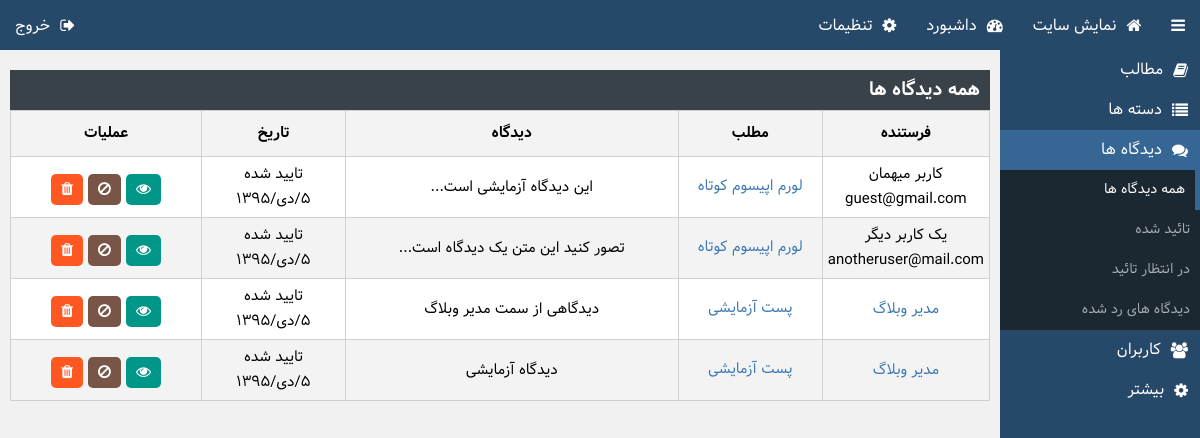
Page /acp/comments.php (signed in) on the earlier database version.
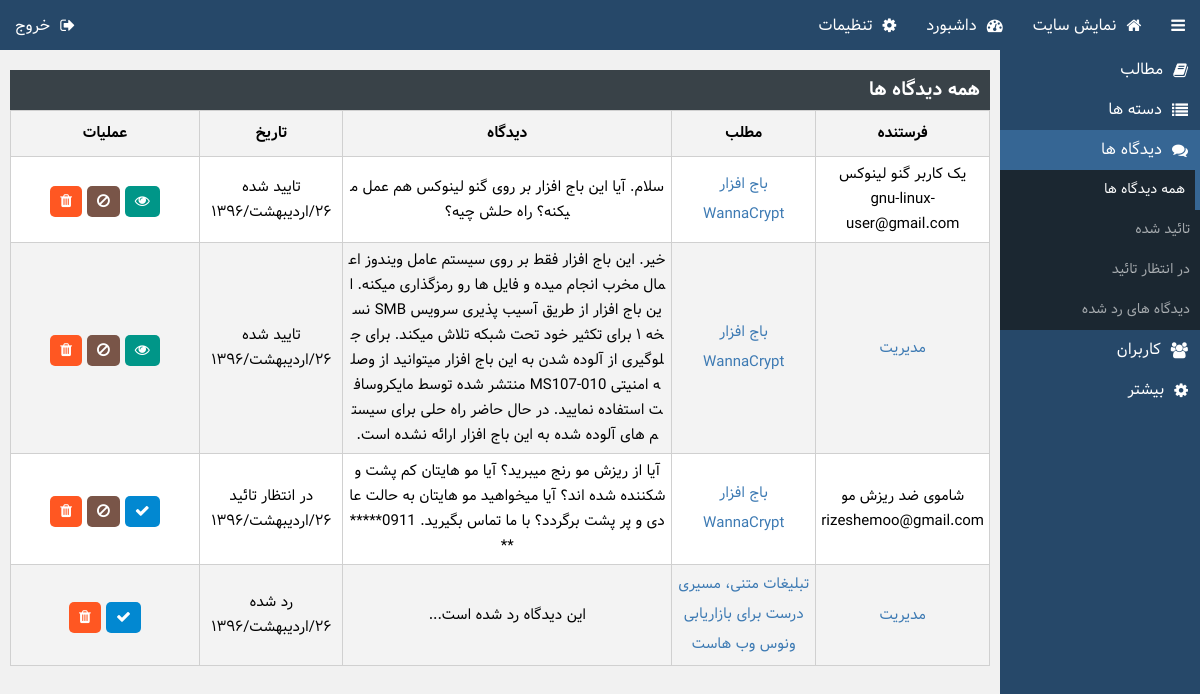
Same page on the later database version.
### tables this page shows
CREATE TABLE `COMMENTS` (
  `ID` int(10) UNSIGNED NOT NULL,
  `TYPE` tinyint(3) UNSIGNED NOT NULL DEFAULT '2',
  `SENDER` int(10) UNSIGNED NOT NULL DEFAULT '0',
  `POST` int(10) UNSIGNED NOT NULL,
  `NAME` varchar(50) NOT NULL,
  `EMAIL` varchar(60) NOT NULL,
  `WEB` varchar(60) NOT NULL,
  `TXT` text NOT NULL,
  `TIME` int(11) NOT NULL
);

CREATE TABLE `POSTS` (
  `ID` int(11) UNSIGNED NOT NULL,
  `TYPE` tinyint(1) UNSIGNED ZEROFILL NOT NULL,
  `AUTHOR` int(11) NOT NULL,
  `TITLE` varchar(255) NOT NULL,
  `URL` varchar(255) NOT NULL,
  `STEXT` text NOT NULL,
  `FTEXT` text NOT NULL,
  `CAT` int(10) UNSIGNED NOT NULL DEFAULT '0',
  `TIME` int(11) UNSIGNED NOT NULL,
  `TAGS` text NOT NULL
);

CREATE TABLE `USERS` (
  `ID` int(11) UNSIGNED NOT NULL,
  `USER` varchar(24) NOT NULL,
  `NAME` varchar(24) NOT NULL,
  `PASS` char(32) NOT NULL,
  `EMAIL` varchar(60) NOT NULL,
  `WEB` varchar(60) NOT NULL,
  `GRP` tinyint(1) UNSIGNED ZEROFILL NOT NULL DEFAULT '1'
);

### includes/functions.php (called while the page is built, shortened)
<?php
	require_once('config.php');
	require_once("PersianCalendar.php");
	$SQL = new mysqli($CONF['remoteurl'],$CONF['dbuser'],$CONF['dbpass'],$CONF['dbname']);
	$SQL->set_charset("utf8");
	function scape($str)
	{
		global $SQL;
		return $SQL->real_escape_string($str);
	}
 ?>

### includes/PersianCalendar.php (called while the page is built, shortened)
<?php
function mds_date($format, $when="now", $persianNumber = 1)
{
	$TZhours=0;
	$TZminute=0;
	$result="";
	if($when=="now"){
		$year=date("Y");
		$month=date("m");
		$day=date("d");
		list( $Dyear, $Dmonth, $Dday ) = gregorian_to_mds($year, $month, $day);
		$when=mktime(date("H")+$TZhours,date("i")+$TZminute,date("s"),date("m"),date("d"),date("Y"));
	}else{
		$when+=$TZhours*3600+$TZminute*60;
		$date=date("Y-m-d",$when);
		list( $year, $month, $day ) = preg_split ( '/-/', $date );
		list( $Dyear, $Dmonth, $Dday ) = gregorian_to_mds($year, $month, $day);
		}
	$need= $when;
	$year=date("Y",$need);
	$month=date("m",$need);
	$day=date("d",$need);
	$i=0;
	$subtypetemp="";
	list( $Dyear, $Dmonth, $Dday ) = gregorian_to_mds($year, $month, $day);
	while($i<strlen($format))
	{
		$subtype=substr($format,$i,1);
		switch ($subtype)
		{
			case"F":
				$result.=monthname($Dmonth);
				break;
			case "j":
				$result1=$Dday;
				if($persianNumber==1) $result.=Convertnumber2farsi($result1);
				else $result.=$result1;
				break;
			case "Y":
				$result1=$Dyear;
				if($persianNumber==1) $result.=Convertnumber2farsi($result1);
				else $result.=$result1;
				break;
			default:
				$result.=$subtype;
		}
		$subtypetemp=substr($format,$i,1);
	$i++;
	}
	return $result;
}
function monthname($month)
{
	switch ($month) {
		case '02':
			return 'اردیبهشت';
			break;
		case '10':
			return 'دی';
			break;
	}
}
function Convertnumber2farsi($string)
{
	$num = array('۰','۱','۲','۳','۴','۵','۶','۷','۸','۹');
	$stringtemp="";
	$len=strlen($string);
	for($sub=0;$sub<$len;$sub++)
	{
		if( substr($string,$sub,1)>=0 AND substr($string,$sub,1)<=9 )
			$stringtemp.= $num[substr($string,$sub,1)];
		else
			$stringtemp.= substr($string,$sub,1);
	}
	return $stringtemp;
}
function div($a,$b)
{
    return (int) ($a / $b);
}
function gregorian_to_mds ($g_y, $g_m, $g_d)
{
    $g_days_in_month = array(31, 28, 31, 30, 31, 30, 31, 31, 30, 31, 30, 31);
    $m_days_in_month = array(31, 31, 31, 31, 31, 31, 30, 30, 30, 30, 30, 29);
   $gy = $g_y-1600;
   $gm = $g_m-1;
   $gd = $g_d-1;
   $g_day_no = 365*$gy+div($gy+3,4)-div($gy+99,100)+div($gy+399,400);
   for ($i=0; $i < $gm; ++$i)
      $g_day_no += $g_days_in_month[$i];
   if ($gm>1 && (($gy%4==0 && $gy%100!=0) || ($gy%400==0)))
      $g_day_no++;
   $g_day_no += $gd;
   $m_day_no = $g_day_no-79;
   $j_np = div($m_day_no, 12053);
   $m_day_no = $m_day_no % 12053;
   $jy = 979+33*$j_np+4*div($m_day_no,1461);
   $m_day_no %= 1461;
   if ($m_day_no >= 366) {
      $jy += div($m_day_no-1, 365);
      $m_day_no = ($m_day_no-1)%365;
   }
   for ($i = 0; $i < 11 && $m_day_no >= $m_days_in_month[$i]; ++$i)
      $m_day_no -= $m_days_in_month[$i];
   $jm = $i+1;
   $jd = $m_day_no+1;
   return array($jy, $jm, $jd);
}
?>

### acp/comments.php (the view, shortened to what this page needs)
<?php
	require_once('../includes/functions.php');
	if( !isset($_POST['A']) AND !isset($_GET['A']) )
		require_once('header.php');
	$TYP = Array(
		'رد شده',
		'تایید شده',
		'در انتظار تائید');
	if ( isset($_GET['Q']) )
	{
		switch ($_GET['Q']) {
			case 'rejected':
			$TYPE = ' AND C.TYPE=0 ';
			$TITLE = 'دیدگاه های رد شده';
			break;
			case 'accepted':
				$TYPE = ' AND C.TYPE=1 ';
				$TITLE = 'دیدگاه های تایید شده';
				break;
			case 'wait':
				$TYPE = ' AND C.TYPE=2 ';
				$TITLE = 'دیدگاه های در انتظار تایید';
				break;
			default:
				$TYPE = '';
				$TITLE = 'همه دیدگاه ها';
				break;
		}
	}
	else
	{
		$TYPE = '';
		$TITLE = 'همه دیدگاه ها';
	}
	$COMMENTS = $SQL->query("SELECT C.ID,C.TYPE,C.SENDER,C.POST,C.NAME,C.EMAIL,C.TXT,C.TIME,U.NAME as UNAME,P.TITLE FROM COMMENTS AS C, USERS AS U, POSTS AS P WHERE C.SENDER=U.ID AND C.POST=P.ID".scape($TYPE));
	if( $COMMENTS!==FALSE )
	{
		echo '<div class="table"><h3>'.$TITLE.'</h3>';
		if ( $COMMENTS->num_rows>0 )
		{
			echo '<table>
					<tr>
						<th width="15%">فرستنده</th>
						<th width="15%">مطلب</th>
						<th width="35%">دیدگاه</th>
						<th width="15%">تاریخ</th>
						<th width="20%">عملیات</th>
					</tr>';
			while ( $COMMENT = $COMMENTS->fetch_assoc() )
			{
				ECHO '<tr>
							<td>';
								if( $COMMENT['SENDER']==0 )
									echo '<span>'.$COMMENT['NAME'].'<br />'.$COMMENT['EMAIL'].'</span>';
								else
									echo '<a href="user.php?ID='.$COMMENT['SENDER'].'"><span>'.$COMMENT['UNAME'].'</span></a>';
				ECHO		'</td>
							<td><a href="../post.php?id='.$COMMENT['POST'].'" na target="_blank">'.$COMMENT['TITLE'].'</a></td>
							<td><span class="comment-text">'.htmlentities($COMMENT['TXT']).'</span></td>
							<td>
								<span>'.$TYP[$COMMENT['TYPE']].'</span>
								<span>'.mds_date("j/F/Y",$COMMENT['TIME']).'</span>
							</td>
							<td>
								<span class="hover">
									<a class="fa-eye" '.( ($COMMENT['TYPE']!=1) ? 'style="display:none"' : '' ).' href="../post.php?id='.$COMMENT['POST'].'" na target="_blank"></a>'.
									( ($COMMENT['TYPE']!=1) ? '<span class="hover"><a class="fa-check accept" onclick="comment('.$COMMENT['ID'].',1);" na></a></span>' : '' ).
									( ($COMMENT['TYPE']!=0) ? '<span class="hover"><a class="fa-ban ban" onclick="comment('.$COMMENT['ID'].',0);" na></a></span>' : '' ).
									'<a class="fa-trash" onclick="comment('.$COMMENT['ID'].',-1);" na></a>
								</span>
							</td>
						</tr>';
			}
			echo "</table>";
		}
		else {
			echo '<span>موردی برای نمایش یافت نشد.</span>';
		}
		echo '</div>';
	}
	else
	{
		die("خطایی رخ داده است...");
	}
	if( !isset($_POST['A']) AND !isset($_GET['A']) )
		require_once('footer.php');
 ?>

### acp/header.php (shortened to what this page needs)
<!DOCTYPE html>
<html dir="rtl" lang="fa">
<head>
	<link rel="stylesheet" type="text/css" href="lib/main.css" />
	<link rel="stylesheet" type="text/css" href="../lib/font-awesome.css" />
</head>
<body>
	<ul class="top-nav">
		<li class="fa-bars"></li>
		<a href="../" na><li class="fa-home">نمایش سایت</li></a>
		<a href="index.php"><li class="fa-tachometer">داشبورد</li></a>
		<a href="settings.php"><li class="fa-cog">تنظیمات</li></a>
		<a href="" na onClick="logout();return false;"><li style="float:left;" class="fa-sign-out">خروج</li></a>
	</ul>
	<div class="side">
		<span class="fa-book">مطالب</span>
		<span class="fa-list">دسته ها</span>
		<span class="fa-comments">دیدگاه ها</span>
		<ul>
			<a href="comments.php"><li>همه دیدگاه ها</li></a>
			<a href="comments.php?Q=accepted"><li>تائید شده</li></a>
			<a href="comments.php?Q=wait"><li>در انتظار تائید</li></a>
			<a href="comments.php?Q=rejected"><li>دیدگاه های رد شده</li></a>
		</ul>
		<span class="fa-users">کاربران</span>
		<span class="fa-cog">بیشتر</span>
	</div>
	<div class="main">

### acp/footer.php (shortened to what this page needs)
		</div>
	</body>
</html>

Differences in the rows shown:
removed comments: NAME "کاربر میهمان", EMAIL "guest@gmail.com", posts.TITLE "لورم اپیسوم کوتاه", TXT "این دیدگاه آزمایشی است...", TYPE "تایید شده", TIME "۵/دی/۱۳۹۵", POST 3 (drawn)
removed comments: NAME "یک کاربر دیگر", EMAIL "anotheruser@mail.com", posts.TITLE "لورم اپیسوم کوتاه", TXT "تصور کنید این متن یک دیدگاه است...", TYPE "تایید شده", TIME "۵/دی/۱۳۹۵", POST 3 (drawn)
removed comments: users.NAME "مدیر وبلاگ", posts.TITLE "پست آزمایشی", TXT "دیدگاهی از سمت مدیر وبلاگ", TYPE "تایید شده", TIME "۵/دی/۱۳۹۵", POST 1 (drawn)
removed comments: users.NAME "مدیر وبلاگ", posts.TITLE "پست آزمایشی", TXT "دیدگاه آزمایشی", TYPE "تایید شده", TIME "۵/دی/۱۳۹۵", POST 5 (drawn)
added comments: NAME "یک کاربر گنو لینوکس", EMAIL "gnu-linux-user@gmail.com", posts.TITLE "باج افزار WannaCrypt", TXT "سلام. آیا این باج افزار بر روی گنو لینوکس هم عمل میکنه؟ راه حلش چیه؟", TYPE "تایید شده", TIME "۲۶/اردیبهشت/۱۳۹۶", POST 6 (drawn)
added comments: users.NAME "مدیریت", posts.TITLE "باج افزار WannaCrypt", TXT "خیر. این باج افزار فقط بر روی سیستم عامل ویندوز اعمال مخرب انجام میده و فایل ها رو رمزگذاری میکنه. این باج افزار از طریق آسیب پذیری سرویس SMB نسخه ۱ برای تکثیر خود تحت شبکه تلاش میکند. برای جلوگیری از آلوده شدن به این باج افزار میتوانید از وصله امنیتی MS107-010 منتشر شده توسط مایکروسافت استفاده نمایید. در حال حاضر راه حلی برای سیستم های آلوده شده به این باج افزار ارائه نشده است.", TYPE "تایید شده", TIME "۲۶/اردیبهشت/۱۳۹۶", POST 6 (drawn)
added comments: NAME "شاموی ضد ریزش مو", EMAIL "rizeshemoo@gmail.com", posts.TITLE "باج افزار WannaCrypt", TXT "آیا از ریزش مو رنج میبرید؟ آیا مو هایتان کم پشت و شکننده شده اند؟ آیا میخواهید مو هایتان به حالت عادی و پر پشت برگردد؟ با ما تماس بگیرید. 0911*******", TYPE "در انتظار تائید", TIME "۲۶/اردیبهشت/۱۳۹۶"
added comments: users.NAME "مدیریت", posts.TITLE "تبلیغات متنی، مسیری درست برای بازاریابی ونوس وب‌ هاست", TXT "این دیدگاه رد شده است...", TYPE "رد شده", TIME "۲۶/اردیبهشت/۱۳۹۶"
